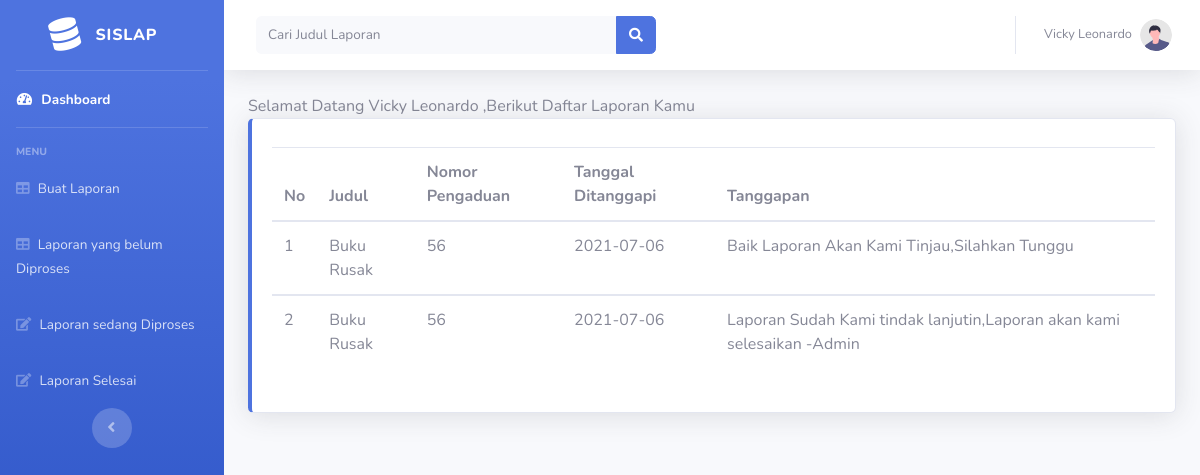
Screenshot of /lihat_tanggapan.php?no=56 (signed in) with the database file from the repository.
### tables this page shows
CREATE TABLE `pengaduan` (
  `no` int(11) NOT NULL,
  `nik` varchar(17) NOT NULL,
  `nama` varchar(50) NOT NULL,
  `judul` varchar(50) NOT NULL,
  `lokasi` enum('Kampus','Luar Kampus','','') NOT NULL,
  `isi` text NOT NULL,
  `foto` varchar(255) NOT NULL,
  `status` enum('Proses','Batal','Selesai','teruskan') DEFAULT NULL,
  `tgl_kejadian` date DEFAULT NULL,
  `tgl_pengaduan` date DEFAULT NULL,
  `unit` enum('SBAK','SBKK','SBPK','SBUM','Jur Mesin','Jur Elektro','Jur Manajemen Bisnis','Jur Informatika','UPT PP','UPT SI','UPT PERPUS','UPT PENGADAAN','UPT PM','P2M','SPI','MKU','Other') DEFAULT NULL,
  `id_user` varchar(11) DEFAULT NULL
);

CREATE TABLE `tanggapan` (
  `id_tanggapan` int(11) NOT NULL,
  `no` int(11) NOT NULL,
  `tgl_tanggapan` date NOT NULL,
  `tanggapan` text NOT NULL,
  `id_user` int(11) NOT NULL
);

### lihat_tanggapan.php (the view, shortened to what this page needs)
<!DOCTYPE html>
<html lang="en">
<head>
    <link href="vendor/fontawesome-free/css/all.min.css" rel="stylesheet" type="text/css">
    <link href="css/sb-admin-2.min.css" rel="stylesheet">
</head>
<body id="page-top">
    <div id="wrapper">
        <ul class="navbar-nav bg-gradient-primary sidebar sidebar-dark accordion" id="accordionSidebar">
            <a class="sidebar-brand d-flex align-items-center justify-content-center" href="masyarakat.php">
                <div class="sidebar-brand-icon rotate-n-15">
                    <i class="fas fa-database"></i>
                </div>
                <div class="sidebar-brand-text mx-3">SISLAP</div>
            </a>
            <hr class="sidebar-divider my-0">
            <li class="nav-item active">
                <a class="nav-link" href="masyarakat.php">
                    <i class="fas fa-fw fa-tachometer-alt"></i>
                    <span>Dashboard</span></a>
            </li>
            <hr class="sidebar-divider">
            <div class="sidebar-heading">
                Menu
            </div>
            <li class="nav-item">
            <li class="nav-item">
                <a class="nav-link" href="masyarakat.php">
                    <i class="fas fa-table"></i>
                    <span>Buat Laporan</span></a>
            </li>
            <li class="nav-item">
                <a class="nav-link" href="laporan_pending.php">
                    <i class="fas fa-table"></i>
                    <span>Laporan yang belum Diproses</span></a>
            </li>
            <li class="nav-item">
                <a class="nav-link" href="laporan_diproses.php">
                    <i class="fas fa-edit"></i>
                    <span>Laporan sedang Diproses</span></a>
            </li>
            <li class="nav-item">
                <a class="nav-link" href="laporan_selesai.php">
                    <i class="fas fa-edit"></i>
                    <span>Laporan Selesai</span></a>
            </li>
            </li>
            <div class="text-center d-none d-md-inline">
                <button class="rounded-circle border-0" id="sidebarToggle"></button>
            </div>
        </ul>
        <div id="content-wrapper" class="d-flex flex-column">
            <div id="content">
                <nav class="navbar navbar-expand navbar-light bg-white topbar mb-4 static-top shadow">
                    <form
                        class="d-none d-sm-inline-block form-inline mr-auto ml-md-3 my-2 my-md-0 mw-100 navbar-search">
                        <div class="input-group">
                            <input type="text" class="form-control bg-light border-0 small"
                                placeholder="Cari Judul Laporan" aria-label="Search" aria-describedby="basic-addon2">
                            <div class="input-group-append">
                                <button class="btn btn-primary" type="button">
                                    <i class="fas fa-search fa-sm"></i>
                                </button>
                            </div>
                        </div>
                    </form>
                    <ul class="navbar-nav ml-auto">
                        <li class="nav-item dropdown no-arrow">
                            <a class="nav-link dropdown-toggle" href="#" id="userDropdown" role="button"
                                data-toggle="dropdown" aria-haspopup="true" aria-expanded="false">
                                <span class="mr-2 d-none d-lg-inline text-gray-600 small">
                                    <?php echo $_SESSION['nama']; ?>
                                </span>
                                <img class="img-profile rounded-circle" src="img/undraw_profile.svg">
                            </a>
                        </li>
                    </ul>
                </nav>
                <div class="container-fluid">
                    <div class="d-sm-flex align-items-center justify-content-between mb-6">
                        Selamat Datang
                        <?php echo $_SESSION['nama']; ?>,Berikut Daftar Laporan Kamu
                    </div>
                    <div class="row">
                        <div class="col-xl-12 col-md-6 mb-4">
                            <div class="card border-left-primary shadow h-100 py-2">
                                <div class="card-body">
                                    <div class="table-responsive">
                                    <table class="table">
                                        <thead>
                                            <tr>
                                            <th>No</th>
                                                <th>Judul</th>
                                                <th>Nomor Pengaduan</th>
                                                <th>Tanggal Ditanggapi</th>
                                                <th>Tanggapan</th>
                                            </tr>
                                        </thead>
                                        <?php
                                        $noo=1;
                                        require 'koneksi.php';
                                        $sql=mysqli_query($conn,"SELECT * FROM pengaduan, tanggapan where tanggapan.no='$_GET[no]'
                                        and tanggapan.no=pengaduan.no");
                                        $cek = mysqli_num_rows($sql);
                                        if ($cek<1){
                                            echo "<font color='red'>Mohon bersabar, Pengaduan belum ditanggapi</font>";
                                        }
                                        else {
                                        while($data=mysqli_fetch_array($sql)){
                                        ?>
                                        <tbody>
                                            <tr>
                                            <td><?php echo $noo++ ?></td>
                                                <td><?php echo $data['judul'] ?></td>
                                                <td><?php echo $data['no'] ?></td>
                                                <td><?php echo $data['tgl_tanggapan']?></td>
                                                <td><?php echo $data['tanggapan'] ?></td>
                                        </tbody>
                                       <?php }}  ?>
                                    </table>
                                            </div>
                                </div>
                            </div>
                        </div>
                    </div>
                </div>
            </div>
</body>
</html>

### rows the page displays
pengaduan: judul "Buku Rusak", tanggapan.no "56", tanggapan.tgl_tanggapan "2021-07-06", tanggapan.tanggapan "Baik Laporan Akan Kami Tinjau,Silahkan Tunggu", tanggapan.tanggapan "Laporan Sudah Kami tindak lanjutin,Laporan akan kami selesaikan -Admin"

### other values shown
$_SESSION['nama'] "Vicky Leonardo"
